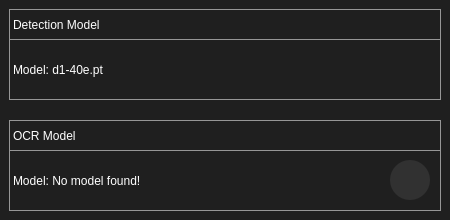
<?xml version="1.0" encoding="UTF-8"?>
<ui version="4.0">
 <class>MainWindow</class>
 <widget class="QMainWindow" name="MainWindow">
  <property name="geometry">
   <rect>
    <x>0</x>
    <y>0</y>
    <width>450</width>
    <height>220</height>
   </rect>
  </property>
  <property name="windowTitle">
   <string>MainWindow</string>
  </property>
  <property name="styleSheet">
   <string notr="true">QWidget#centralwidget {
	background-color: rgb(31, 31, 31);
}</string>
  </property>
  <widget class="QWidget" name="centralwidget">
   <property name="styleSheet">
    <string notr="true">QFrame {
	border: 1px solid rgba(150,150,150,1);
	color: white;
}

QFrame#frame, #frame_2 {
	border: none
}</string>
   </property>
   <layout class="QVBoxLayout" name="verticalLayout">
    <property name="spacing">
     <number>20</number>
    </property>
    <property name="leftMargin">
     <number>9</number>
    </property>
    <property name="topMargin">
     <number>9</number>
    </property>
    <property name="rightMargin">
     <number>9</number>
    </property>
    <property name="bottomMargin">
     <number>9</number>
    </property>
    <item>
     <widget class="QFrame" name="frame_2">
      <property name="styleSheet">
       <string notr="true"/>
      </property>
      <property name="frameShape">
       <enum>QFrame::StyledPanel</enum>
      </property>
      <property name="frameShadow">
       <enum>QFrame::Raised</enum>
      </property>
      <layout class="QVBoxLayout" name="verticalLayout_3">
       <property name="spacing">
        <number>0</number>
       </property>
       <property name="leftMargin">
        <number>0</number>
       </property>
       <property name="topMargin">
        <number>0</number>
       </property>
       <property name="rightMargin">
        <number>0</number>
       </property>
       <property name="bottomMargin">
        <number>0</number>
       </property>
       <item>
        <widget class="QLabel" name="heading_2">
         <property name="sizePolicy">
          <sizepolicy hsizetype="Preferred" vsizetype="Preferred">
           <horstretch>0</horstretch>
           <verstretch>1</verstretch>
          </sizepolicy>
         </property>
         <property name="styleSheet">
          <string notr="true">font: 700 12pt &quot;Segoe UI&quot;;
border-bottom: none</string>
         </property>
         <property name="text">
          <string>Detection Model</string>
         </property>
        </widget>
       </item>
       <item>
        <widget class="QLabel" name="detection_model_lbl">
         <property name="sizePolicy">
          <sizepolicy hsizetype="Preferred" vsizetype="Preferred">
           <horstretch>0</horstretch>
           <verstretch>2</verstretch>
          </sizepolicy>
         </property>
         <property name="text">
          <string>Model: d1-40e.pt</string>
         </property>
        </widget>
       </item>
      </layout>
     </widget>
    </item>
    <item>
     <widget class="QFrame" name="frame">
      <property name="styleSheet">
       <string notr="true"/>
      </property>
      <property name="frameShape">
       <enum>QFrame::StyledPanel</enum>
      </property>
      <property name="frameShadow">
       <enum>QFrame::Raised</enum>
      </property>
      <layout class="QVBoxLayout" name="verticalLayout_2">
       <property name="spacing">
        <number>0</number>
       </property>
       <property name="leftMargin">
        <number>0</number>
       </property>
       <property name="topMargin">
        <number>0</number>
       </property>
       <property name="rightMargin">
        <number>0</number>
       </property>
       <property name="bottomMargin">
        <number>0</number>
       </property>
       <item>
        <widget class="QLabel" name="heading">
         <property name="sizePolicy">
          <sizepolicy hsizetype="Preferred" vsizetype="Preferred">
           <horstretch>0</horstretch>
           <verstretch>1</verstretch>
          </sizepolicy>
         </property>
         <property name="styleSheet">
          <string notr="true">font: 700 12pt &quot;Segoe UI&quot;;
border-bottom: none</string>
         </property>
         <property name="text">
          <string>OCR Model</string>
         </property>
        </widget>
       </item>
       <item>
        <widget class="QFrame" name="horizontalFrame">
         <property name="sizePolicy">
          <sizepolicy hsizetype="Preferred" vsizetype="Preferred">
           <horstretch>0</horstretch>
           <verstretch>2</verstretch>
          </sizepolicy>
         </property>
         <layout class="QHBoxLayout" name="horizontalLayout">
          <property name="spacing">
           <number>0</number>
          </property>
          <property name="leftMargin">
           <number>3</number>
          </property>
          <property name="topMargin">
           <number>0</number>
          </property>
          <property name="rightMargin">
           <number>10</number>
          </property>
          <property name="bottomMargin">
           <number>0</number>
          </property>
          <item>
           <widget class="QLabel" name="ocr_model_lbl">
            <property name="styleSheet">
             <string notr="true">border:none</string>
            </property>
            <property name="text">
             <string>Model: No model found!</string>
            </property>
           </widget>
          </item>
          <item>
           <spacer name="horizontalSpacer">
            <property name="orientation">
             <enum>Qt::Horizontal</enum>
            </property>
            <property name="sizeHint" stdset="0">
             <size>
              <width>40</width>
              <height>20</height>
             </size>
            </property>
           </spacer>
          </item>
          <item>
           <widget class="QPushButton" name="download">
            <property name="sizePolicy">
             <sizepolicy hsizetype="Fixed" vsizetype="Fixed">
              <horstretch>0</horstretch>
              <verstretch>0</verstretch>
             </sizepolicy>
            </property>
            <property name="minimumSize">
             <size>
              <width>40</width>
              <height>40</height>
             </size>
            </property>
            <property name="maximumSize">
             <size>
              <width>40</width>
              <height>40</height>
             </size>
            </property>
            <property name="cursor">
             <cursorShape>PointingHandCursor</cursorShape>
            </property>
            <property name="toolTip">
             <string>Download model</string>
            </property>
            <property name="styleSheet">
             <string notr="true">QPushButton {
	background-color: rgba(255, 255, 255, 0.08);
	border-radius: 20px;
}

QPushButton:hover {
	background-color: rgb(99, 99, 99);
}</string>
            </property>
            <property name="text">
             <string/>
            </property>
            <property name="icon">
             <iconset>
              <normaloff>../images/download-icon.png</normaloff>../images/download-icon.png</iconset>
            </property>
            <property name="iconSize">
             <size>
              <width>20</width>
              <height>20</height>
             </size>
            </property>
            <property name="shortcut">
             <string>Ctrl+Shift+I</string>
            </property>
           </widget>
          </item>
         </layout>
        </widget>
       </item>
      </layout>
     </widget>
    </item>
   </layout>
  </widget>
 </widget>
 <resources/>
 <connections/>
</ui>
